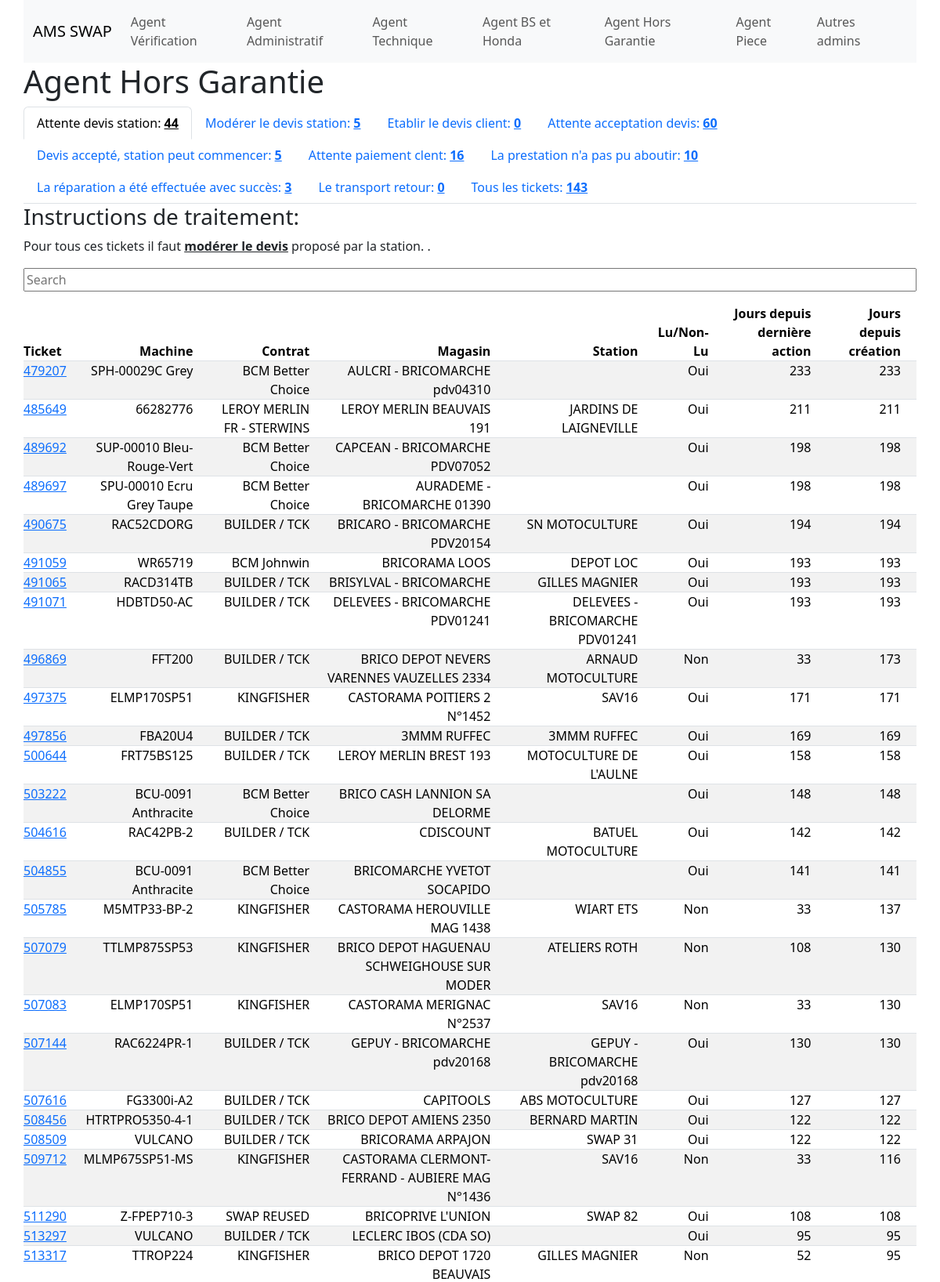
Screenshot of /agent_hg (upper part) with the database file from the repository.
### tables this page shows
CREATE TABLE "tickets" (
"id" INTEGER,
  "creation_date" TEXT,
  "last_log_time" TEXT,
  "ref" TEXT,
  "id_arbo" INTEGER,
  "marque" TEXT,
  "id_status" INTEGER,
  "status" TEXT,
  "contrat" TEXT,
  "type_ticket" TEXT,
  "ticket_admin" TEXT,
  "read" INTEGER,
  "distributeur" TEXT,
  "station" TEXT,
  "code_barres" REAL,
  "date_achat" TEXT,
  "ticket_total_log_count" INTEGER,
  "ticket_log_count_today" INTEGER
);

### app.py (the view)
@app.route('/agent_hg')
def agent_hg():
    try:
        db, cursor = get_db()
        cursor.execute("SELECT id, ref, contrat, distributeur, station, read, last_log_time, creation_date FROM tickets WHERE type_ticket =='Prise en charge Hors Garantie' AND id_status IN (1,16,34)")
        rows = cursor.fetchall()
        openTicketList = []
        tickets_to_list(openTicketList, rows)
        openTicketCounter = len(openTicketList)
        cursor.execute("SELECT id, ref, contrat, distributeur, station, read, last_log_time, creation_date FROM tickets WHERE type_ticket =='Prise en charge Hors Garantie' AND status == 'Modération par un administrateur du devis proposé par la station'")
        rows = cursor.fetchall()
        openTicketList2 = []
        tickets_to_list(openTicketList2, rows)
        openTicketCounter2 = len(openTicketList2)
        cursor.execute("SELECT id, ref, contrat, distributeur, station, read, last_log_time, creation_date FROM tickets WHERE type_ticket =='Prise en charge Hors Garantie' AND status == 'L''administrateur SWAP doit établir un devis pour le client'")
        rows = cursor.fetchall()
        openTicketList3 = []
        tickets_to_list(openTicketList3, rows)
        openTicketCounter3 = len(openTicketList3)
        cursor.execute("SELECT id, ref, contrat, distributeur, station, read, last_log_time, creation_date FROM tickets WHERE type_ticket =='Prise en charge Hors Garantie' AND status == 'Le client doit indiquer s''il accepte ou non le devis SWAP'")
        rows = cursor.fetchall()
        openTicketList4 = []
        tickets_to_list(openTicketList4, rows)
        openTicketCounter4 = len(openTicketList4)
        cursor.execute("SELECT id, ref, contrat, distributeur, station, read, last_log_time, creation_date FROM tickets WHERE type_ticket =='Prise en charge Hors Garantie' AND id_status == 39")
        rows = cursor.fetchall()
        openTicketList5 = []
        tickets_to_list(openTicketList5, rows)
        openTicketCounter5 = len(openTicketList5)
        cursor.execute("SELECT id, ref, contrat, distributeur, station, read, last_log_time, creation_date FROM tickets WHERE type_ticket =='Prise en charge Hors Garantie' AND id_status == 62")
        rows = cursor.fetchall()
        openTicketList6 = []
        tickets_to_list(openTicketList6, rows)
        openTicketCounter6 = len(openTicketList6)
        cursor.execute("SELECT id, ref, contrat, distributeur, station, read, last_log_time, creation_date FROM tickets WHERE type_ticket =='Prise en charge Hors Garantie' AND id_status == 37")
        rows = cursor.fetchall()
        openTicketList7 = []
        tickets_to_list(openTicketList7, rows)
        openTicketCounter7 = len(openTicketList7)
        cursor.execute("SELECT id, ref, contrat, distributeur, station, read, last_log_time, creation_date FROM tickets WHERE type_ticket =='Prise en charge Hors Garantie' AND id_status IN (14,40)")
        rows = cursor.fetchall()
        openTicketList8 = []
        tickets_to_list(openTicketList8, rows)
        openTicketCounter8 = len(openTicketList8)
        cursor.execute("SELECT id, ref, contrat, distributeur, station, read, last_log_time, creation_date FROM tickets WHERE type_ticket =='Prise en charge Hors Garantie' AND id_status == 60")
        rows = cursor.fetchall()
        openTicketList9 = []
        tickets_to_list(openTicketList9, rows)
        openTicketCounter9 = len(openTicketList9)
        cursor.execute("SELECT id, ref, contrat, distributeur, station, read, last_log_time, creation_date FROM tickets WHERE type_ticket =='Prise en charge Hors Garantie'")
        rows = cursor.fetchall()
        openTicketList40 = []
        tickets_to_list(openTicketList40, rows)
        openTicketCounter40 = len(openTicketList40)
        return render_template('agent_hg.html',
                            openTicketList=openTicketList,openTicketCounter=openTicketCounter,
                            openTicketList2=openTicketList2,openTicketCounter2=openTicketCounter2,
                            openTicketList3=openTicketList3,openTicketCounter3=openTicketCounter3,
                            openTicketList4=openTicketList4,openTicketCounter4=openTicketCounter4,
                            openTicketList5=openTicketList5,openTicketCounter5=openTicketCounter5,
                            openTicketList6=openTicketList6,openTicketCounter6=openTicketCounter6,
                            openTicketList7=openTicketList7,openTicketCounter7=openTicketCounter7,
                            openTicketList8=openTicketList8,openTicketCounter8=openTicketCounter8,
                            openTicketList9=openTicketList9,openTicketCounter9=openTicketCounter9,
                            openTicketList40=openTicketList40,openTicketCounter40=openTicketCounter40)
    except Exception as e:
        logging.exception("An error occurred in the 'agent_hg' route: %s", str(e))
        return render_template('error.html', error_message=str(e))

### app.py (called while the page is built)
def get_db():
    if 'db' not in g:
        g.db = sqlite3.connect(DATABASE)
        g.cursor = g.db.cursor()
    return g.db, g.cursor

def calculate_days_since(date_str):
    date = datetime.strptime(date_str, '%d.%m.%Y')
    today = datetime.today()
    return (today - date).days

def tickets_to_list(ticket_list, rows):
    for row in rows:
                days_since_last_log = calculate_days_since(row[6])
                days_since_creation = calculate_days_since(row[7])
                ticket_data = {'id': row[0], 'ref': row[1], 'contrat': row[2], 'distributeur': row[3], 'station': row[4], 'read': row[5], 'days_since_last_log': days_since_last_log, 'days_since_creation': days_since_creation}
                ticket_list.append(ticket_data)
    return ticket_list

@app.before_request
def before_request():
    get_db()

@app.teardown_request
def teardown_request(exception=None):
    close_db()

### templates/agent_hg.html (shortened to what this page needs)
{% extends "layout.html" %}
{% block main %}
<section>
    <h1>Agent Hors Garantie</h1>
    <ul class="nav nav-tabs" id="myTab" role="tablist">
        <li class="nav-item" role="presentation">
            <button class="nav-link active" id="station_devis-tab" data-bs-toggle="tab" data-bs-target="#station_devis-tab-pane" type="button" role="tab" aria-controls="station_devis-tab-pane" aria-selected="true">Attente devis station: <span class="bold">{{ openTicketCounter }}</span></button>
          </li>
        <li class="nav-item" role="presentation">
          <button class="nav-link" id="moder_devis-tab" data-bs-toggle="tab" data-bs-target="#moder_devis-tab-pane" type="button" role="tab" aria-controls="moder_devis-tab-pane" aria-selected="true">Modérer le devis station: <span class="bold">{{ openTicketCounter2 }}</span></button>
        </li>
        <li class="nav-item" role="presentation">
            <button class="nav-link" id="etablir_devis-tab" data-bs-toggle="tab" data-bs-target="#etablir_devis-tab-pane" type="button" role="tab" aria-controls="etablir_devis-tab-pane" aria-selected="true">Etablir le devis client: <span class="bold">{{ openTicketCounter3 }}</span></button>
        </li>
        <li class="nav-item" role="presentation">
            <button class="nav-link" id="attente_OK_client-tab" data-bs-toggle="tab" data-bs-target="#attente_OK_client-tab-pane" type="button" role="tab" aria-controls="attente_OK_client-tab-pane" aria-selected="true">Attente acceptation devis: <span class="bold">{{ openTicketCounter4 }}</span></button>
        </li>
        <li class="nav-item" role="presentation">
            <button class="nav-link" id="station_commence_reparation-tab" data-bs-toggle="tab" data-bs-target="#station_commence_reparation-tab-pane" type="button" role="tab" aria-controls="station_commence_reparation-tab-pane" aria-selected="true">Devis accepté, station peut commencer: <span class="bold">{{ openTicketCounter5 }}</span></button>
        </li>
        <li class="nav-item" role="presentation">
            <button class="nav-link" id="client_doit_payer-tab" data-bs-toggle="tab" data-bs-target="#client_doit_payer-tab-pane" type="button" role="tab" aria-controls="client_doit_payer-tab-pane" aria-selected="true">Attente paiement clent: <span class="bold">{{ openTicketCounter6 }}</span></button>
        </li>
        <li class="nav-item" role="presentation">
            <button class="nav-link" id="reparation_NOK-tab" data-bs-toggle="tab" data-bs-target="#reparation_NOK-tab-pane" type="button" role="tab" aria-controls="reparation_NOK-tab-pane" aria-selected="true">La prestation n'a pas pu aboutir: <span class="bold">{{ openTicketCounter7 }}</span></button>
        </li>
        <li class="nav-item" role="presentation">
            <button class="nav-link" id="reparation_OK-tab" data-bs-toggle="tab" data-bs-target="#reparation_OK-tab-pane" type="button" role="tab" aria-controls="reparation_OK-tab-pane" aria-selected="true">La réparation a été effectuée avec succès: <span class="bold">{{ openTicketCounter8 }}</span></button>
        </li>
        <li class="nav-item" role="presentation">
            <button class="nav-link" id="transport_retour-tab" data-bs-toggle="tab" data-bs-target="#transport_retour-tab-pane" type="button" role="tab" aria-controls="transport_retour-tab-pane" aria-selected="true">Le transport retour: <span class="bold">{{ openTicketCounter9 }}</span></button>
        </li>
        <li class="nav-item" role="presentation">
            <button class="nav-link" id="all_hg-tab" data-bs-toggle="tab" data-bs-target="#all_hg-tab-pane" type="button" role="tab" aria-controls="all_hg-tab-pane" aria-selected="true">Tous les tickets: <span class="bold">{{ openTicketCounter40 }}</span></button>
        </li>
    </ul>
    <div class="tab-content" id="myTabContent">
        <div class="tab-pane fade show active" id="station_devis-tab-pane" role="tabpanel" aria-labelledby="station_devis-tab" tabindex="0">
            <h3>Instructions de traitement:</h3>
            <p>Pour tous ces tickets il faut <span class="bold">modérer le devis</span> proposé par la station. </span>.</p>
            <div>
                <input class="searchInput input-group mb-3" data-table-id="sortableTable1" type="search" placeholder="Search" aria-label="Search" aria-target="sortableTable1">
            </div>
            <table class="table table-striped sortTable" id="sortableTable1">
                <thead>
                    <tr>
                        <th class="text-start" data-type="number">Ticket</th>
                        <th class="text-end">Machine</th>
                        <th class="text-end">Contrat</th>
                        <th class="text-end">Magasin</th>
                        <th class="text-end">Station</th>
                        <th class="text-end">Lu/Non-Lu</th>
                        <th class="text-end" data-type="number">Jours depuis dernière action</th>
                        <th class="text-end" data-type="number">Jours depuis création</th>
                    </tr>
                </thead>
                <tbody>
                    {% for ticket in openTicketList %}
                    <tr>
                        <td class="text-start">
                            <a class="ticket_link" href="https://services.swap-europe.com/{{ticket['id']}}" target="_blank" rel="noopener noreferrer">{{ ticket['id'] }}</a>
                        </td>
                        <td class="text-end">
                            {{ ticket['ref'] }}
                        </td>
                        <td class="text-end">
                            {{ ticket['contrat'] }}
                        </td>
                        <td class="text-end">
                            {% if ticket['distributeur'] %}
                            {{ ticket['distributeur'] }}
                            {% endif %}
                        </td>
                        <td class="text-end">
                            {% if ticket['station'] %}
                            {{ ticket['station'] }}
                            {% endif %}
                        </td>
                        <td class="text-end">
                            {% if ticket['read'] == 1 %}
                                Oui
                            {% elif ticket['read'] == 0 %}
                                Non
                            {% else %}
                                Error!
                            {% endif %}
                        </td>
                        <td class="text-end">
                            {{ ticket['days_since_last_log'] }}
                        </td>
                        <td class="text-end">
                            {{ ticket['days_since_creation'] }}
                        </td>
                    </tr>
                    {% endfor %}
                </tbody>
            </table>
        </div>
    </div>
</section>
{% endblock %}

### static/css/styles.css (style rules this page uses)
ul { list-style-type: none; margin-block-end:0; }
html { margin: auto; width: 95%; }
.bold { font-weight: 700; text-decoration: underline; }
.table>:not(caption)>*>* { padding: 0 0; padding-right: 20px; }
th { cursor: pointer; }

### rows the page displays
tickets: id "479207", ref "SPH-00029C Grey", contrat "BCM Better Choice", distributeur "AULCRI - BRICOMARCHE pdv04310", read "Oui", days_since_last_log "233", days_since_creation "233"
tickets: id "485649", ref "66282776", contrat "LEROY MERLIN FR - STERWINS", distributeur "LEROY MERLIN BEAUVAIS 191", station "JARDINS DE LAIGNEVILLE", read "Oui", days_since_last_log "211", days_since_creation "211"
tickets: id "489692", ref "SUP-00010 Bleu-Rouge-Vert", contrat "BCM Better Choice", distributeur "CAPCEAN - BRICOMARCHE PDV07052", read "Oui", days_since_last_log "198", days_since_creation "198"
tickets: id "489697", ref "SPU-00010 Ecru Grey Taupe", contrat "BCM Better Choice", distributeur "AURADEME - BRICOMARCHE 01390", read "Oui", days_since_last_log "198", days_since_creation "198"
tickets: id "490675", ref "RAC52CDORG", contrat "BUILDER / TCK", distributeur "BRICARO - BRICOMARCHE PDV20154", station "SN MOTOCULTURE", read "Oui", days_since_last_log "194", days_since_creation "194"
tickets: id "491059", ref "WR65719", contrat "BCM Johnwin", distributeur "BRICORAMA LOOS", station "DEPOT LOC", read "Oui", days_since_last_log "193", days_since_creation "193"
tickets: id "491065", ref "RACD314TB", contrat "BUILDER / TCK", distributeur "BRISYLVAL - BRICOMARCHE", station "GILLES MAGNIER", read "Oui", days_since_last_log "193", days_since_creation "193"
tickets: id "491071", ref "HDBTD50-AC", contrat "BUILDER / TCK", distributeur "DELEVEES - BRICOMARCHE PDV01241", station "DELEVEES - BRICOMARCHE PDV01241", read "Oui", days_since_last_log "193", days_since_creation "193"
tickets: id "496869", ref "FFT200", contrat "BUILDER / TCK", distributeur "BRICO DEPOT NEVERS VARENNES VAUZELLES 2334", station "ARNAUD MOTOCULTURE", read "Non", days_since_last_log "33", days_since_creation "173"
tickets: id "497375", ref "ELMP170SP51", contrat "KINGFISHER", distributeur "CASTORAMA POITIERS 2 N°1452", station "SAV16", read "Oui", days_since_last_log "171", days_since_creation "171"
tickets: id "497856", ref "FBA20U4", contrat "BUILDER / TCK", distributeur "3MMM RUFFEC", station "3MMM RUFFEC", read "Oui", days_since_last_log "169", days_since_creation "169"
tickets: id "500644", ref "FRT75BS125", contrat "BUILDER / TCK", distributeur "LEROY MERLIN BREST 193", station "MOTOCULTURE DE L'AULNE", read "Oui", days_since_last_log "158", days_since_creation "158"
tickets: id "503222", ref "BCU-0091 Anthracite", contrat "BCM Better Choice", distributeur "BRICO CASH LANNION SA DELORME", read "Oui", days_since_last_log "148", days_since_creation "148"
tickets: id "504616", ref "RAC42PB-2", contrat "BUILDER / TCK", distributeur "CDISCOUNT", station "BATUEL MOTOCULTURE", read "Oui", days_since_last_log "142", days_since_creation "142"
tickets: id "504855", ref "BCU-0091 Anthracite", contrat "BCM Better Choice", distributeur "BRICOMARCHE YVETOT SOCAPIDO", read "Oui", days_since_last_log "141", days_since_creation "141"
tickets: id "505785", ref "M5MTP33-BP-2", contrat "KINGFISHER", distributeur "CASTORAMA HEROUVILLE MAG 1438", station "WIART ETS", read "Non", days_since_last_log "33", days_since_creation "137"
tickets: id "507079", ref "TTLMP875SP53", contrat "KINGFISHER", distributeur "BRICO DEPOT HAGUENAU SCHWEIGHOUSE SUR MODER", station "ATELIERS ROTH", read "Non", days_since_last_log "108", days_since_creation "130"
tickets: id "507083", ref "ELMP170SP51", contrat "KINGFISHER", distributeur "CASTORAMA MERIGNAC N°2537", station "SAV16", read "Non", days_since_last_log "33", days_since_creation "130"
tickets: id "507144", ref "RAC6224PR-1", contrat "BUILDER / TCK", distributeur "GEPUY - BRICOMARCHE pdv20168", station "GEPUY - BRICOMARCHE pdv20168", read "Oui", days_since_last_log "130", days_since_creation "130"
tickets: id "507616", ref "FG3300i-A2", contrat "BUILDER / TCK", distributeur "CAPITOOLS", station "ABS MOTOCULTURE", read "Oui", days_since_last_log "127", days_since_creation "127"
tickets: id "508456", ref "HTRTPRO5350-4-1", contrat "BUILDER / TCK", distributeur "BRICO DEPOT AMIENS 2350", station "BERNARD MARTIN", read "Oui", days_since_last_log "122", days_since_creation "122"
tickets: id "508509", ref "VULCANO", contrat "BUILDER / TCK", distributeur "BRICORAMA ARPAJON", station "SWAP 31", read "Oui", days_since_last_log "122", days_since_creation "122"
tickets: id "509712", ref "MLMP675SP51-MS", contrat "KINGFISHER", distributeur "CASTORAMA CLERMONT-FERRAND - AUBIERE MAG N°1436", station "SAV16", read "Non", days_since_last_log "33", days_since_creation "116"
tickets: id "511290", ref "Z-FPEP710-3", contrat "SWAP REUSED", distributeur "BRICOPRIVE L'UNION", station "SWAP 82", read "Oui", days_since_last_log "108", days_since_creation "108"
tickets: id "513297", ref "VULCANO", contrat "BUILDER / TCK", distributeur "LECLERC IBOS (CDA SO)", read "Oui", days_since_last_log "95", days_since_creation "95"
tickets: id "513317", ref "TTROP224", contrat "KINGFISHER", distributeur "BRICO DEPOT 1720 BEAUVAIS", station "GILLES MAGNIER", read "Non", days_since_last_log "52", days_since_creation "95"

### other values shown
{{ openTicketCounter }} "44"
{{ openTicketCounter2 }} "5"
{{ openTicketCounter3 }} "0"
{{ openTicketCounter4 }} "60"
{{ openTicketCounter5 }} "5"
{{ openTicketCounter6 }} "16"
{{ openTicketCounter7 }} "10"
{{ openTicketCounter8 }} "3"
{{ openTicketCounter9 }} "0"
{{ openTicketCounter40 }} "143"
